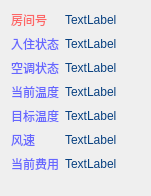
  <widget class="QWidget" name="formLayoutWidget_2">
   <property name="geometry">
    <rect>
     <x>200</x>
     <y>10</y>
     <width>151</width>
     <height>196</height>
    </rect>
   </property>
   <layout class="QFormLayout" name="formLayout_2">
    <item row="0" column="0">
     <layout class="QVBoxLayout" name="verticalLayout_6">
      <item>
       <widget class="QLabel" name="label_15">
        <property name="styleSheet">
         <string notr="true">font: 14pt &quot;Wawati SC&quot;;
color:rgb(253, 102, 102)</string>
        </property>
        <property name="text">
         <string>房间号</string>
        </property>
       </widget>
      </item>
      <item>
       <widget class="QLabel" name="label_16">
        <property name="styleSheet">
         <string notr="true">font: 14pt &quot;Wawati SC&quot;;
color:rgb(102, 102, 255)</string>
        </property>
        <property name="text">
         <string>入住状态</string>
        </property>
       </widget>
      </item>
      <item>
       <widget class="QLabel" name="label_17">
        <property name="styleSheet">
         <string notr="true">font: 14pt &quot;Wawati SC&quot;;
color:rgb(102, 102, 255)</string>
        </property>
        <property name="text">
         <string>空调状态</string>
        </property>
       </widget>
      </item>
     </layout>
    </item>
    <item row="0" column="1">
     <layout class="QVBoxLayout" name="verticalLayout_7">
      <item>
       <widget class="QLabel" name="room2">
        <property name="styleSheet">
         <string notr="true">font: 14pt &quot;Wawati SC&quot;;
color:rgb(7, 64, 128)</string>
        </property>
        <property name="text">
         <string>TextLabel</string>
        </property>
       </widget>
      </item>
      <item>
       <widget class="QLabel" name="f_state2">
        <property name="styleSheet">
         <string notr="true">font: 14pt &quot;Wawati SC&quot;;
color:rgb(7, 64, 128)</string>
        </property>
        <property name="text">
         <string>TextLabel</string>
        </property>
       </widget>
      </item>
      <item>
       <widget class="QLabel" name="a_state2">
        <property name="styleSheet">
         <string notr="true">font: 14pt &quot;Wawati SC&quot;;
color:rgb(7, 64, 128)</string>
        </property>
        <property name="text">
         <string>TextLabel</string>
        </property>
       </widget>
      </item>
     </layout>
    </item>
    <item row="1" column="0">
     <layout class="QVBoxLayout" name="verticalLayout_8">
      <item>
       <widget class="QLabel" name="label_21">
        <property name="styleSheet">
         <string notr="true">font: 14pt &quot;Wawati SC&quot;;
color:rgb(102, 102, 255)</string>
        </property>
        <property name="text">
         <string>当前温度</string>
        </property>
       </widget>
      </item>
      <item>
       <widget class="QLabel" name="label_22">
        <property name="styleSheet">
         <string notr="true">font: 14pt &quot;Wawati SC&quot;;
color:rgb(102, 102, 255)</string>
        </property>
        <property name="text">
         <string>目标温度</string>
        </property>
       </widget>
      </item>
      <item>
       <widget class="QLabel" name="label_23">
        <property name="styleSheet">
         <string notr="true">font: 14pt &quot;Wawati SC&quot;;
color:rgb(102, 102, 255)</string>
        </property>
        <property name="text">
         <string>风速</string>
        </property>
       </widget>
      </item>
      <item>
       <widget class="QLabel" name="label_24">
        <property name="styleSheet">
         <string notr="true">font: 14pt &quot;Wawati SC&quot;;
color:rgb(102, 102, 255)</string>
        </property>
        <property name="text">
         <string>当前费用</string>
        </property>
       </widget>
      </item>
     </layout>
    </item>
    <item row="1" column="1">
     <layout class="QVBoxLayout" name="verticalLayout_9">
      <item>
       <widget class="QLabel" name="tmp2">
        <property name="styleSheet">
         <string notr="true">font: 14pt &quot;Wawati SC&quot;;
color:rgb(7, 64, 128)</string>
        </property>
        <property name="text">
         <string>TextLabel</string>
        </property>
       </widget>
      </item>
      <item>
       <widget class="QLabel" name="tar2">
        <property name="styleSheet">
         <string notr="true">font: 14pt &quot;Wawati SC&quot;;
color:rgb(7, 64, 128)</string>
        </property>
        <property name="text">
         <string>TextLabel</string>
        </property>
       </widget>
      </item>
      <item>
       <widget class="QLabel" name="speed2">
        <property name="styleSheet">
         <string notr="true">font: 14pt &quot;Wawati SC&quot;;
color:rgb(7, 64, 128)</string>
        </property>
        <property name="text">
         <string>TextLabel</string>
        </property>
       </widget>
      </item>
      <item>
       <widget class="QLabel" name="fee2">
        <property name="styleSheet">
         <string notr="true">font: 14pt &quot;Wawati SC&quot;;
color:rgb(7, 64, 128)</string>
        </property>
        <property name="text">
         <string>TextLabel</string>
        </property>
       </widget>
      </item>
     </layout>
    </item>
   </layout>
  </widget>
